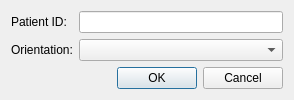
<?xml version="1.0" encoding="UTF-8"?>
<ui version="4.0">
 <class>MapRTPatientDialog</class>
 <widget class="QDialog" name="MapRTPatientDialog">
  <property name="geometry">
   <rect>
    <x>0</x>
    <y>0</y>
    <width>294</width>
    <height>82</height>
   </rect>
  </property>
  <property name="windowTitle">
   <string>MapRT Patient ID</string>
  </property>
  <layout class="QGridLayout" name="gridLayout">
   <item row="0" column="1">
    <widget class="QLineEdit" name="w_le_patient_id"/>
   </item>
   <item row="0" column="0">
    <widget class="QLabel" name="label">
     <property name="text">
      <string>Patient ID:</string>
     </property>
    </widget>
   </item>
   <item row="2" column="0">
    <spacer name="verticalSpacer">
     <property name="orientation">
      <enum>Qt::Orientation::Vertical</enum>
     </property>
     <property name="sizeHint" stdset="0">
      <size>
       <width>20</width>
       <height>40</height>
      </size>
     </property>
    </spacer>
   </item>
   <item row="3" column="0" colspan="2">
    <widget class="QDialogButtonBox" name="buttonBox">
     <property name="orientation">
      <enum>Qt::Orientation::Horizontal</enum>
     </property>
     <property name="standardButtons">
      <set>QDialogButtonBox::StandardButton::Cancel|QDialogButtonBox::StandardButton::Ok</set>
     </property>
    </widget>
   </item>
   <item row="1" column="0">
    <widget class="QLabel" name="label_2">
     <property name="text">
      <string>Orientation:</string>
     </property>
    </widget>
   </item>
   <item row="1" column="1">
    <widget class="QComboBox" name="w_cb_patient_orientation"/>
   </item>
  </layout>
 </widget>
 <resources/>
 <connections>
  <connection>
   <sender>buttonBox</sender>
   <signal>accepted()</signal>
   <receiver>MapRTPatientDialog</receiver>
   <slot>accept()</slot>
   <hints>
    <hint type="sourcelabel">
     <x>248</x>
     <y>254</y>
    </hint>
    <hint type="destinationlabel">
     <x>157</x>
     <y>274</y>
    </hint>
   </hints>
  </connection>
  <connection>
   <sender>buttonBox</sender>
   <signal>rejected()</signal>
   <receiver>MapRTPatientDialog</receiver>
   <slot>reject()</slot>
   <hints>
    <hint type="sourcelabel">
     <x>316</x>
     <y>260</y>
    </hint>
    <hint type="destinationlabel">
     <x>286</x>
     <y>274</y>
    </hint>
   </hints>
  </connection>
 </connections>
</ui>
